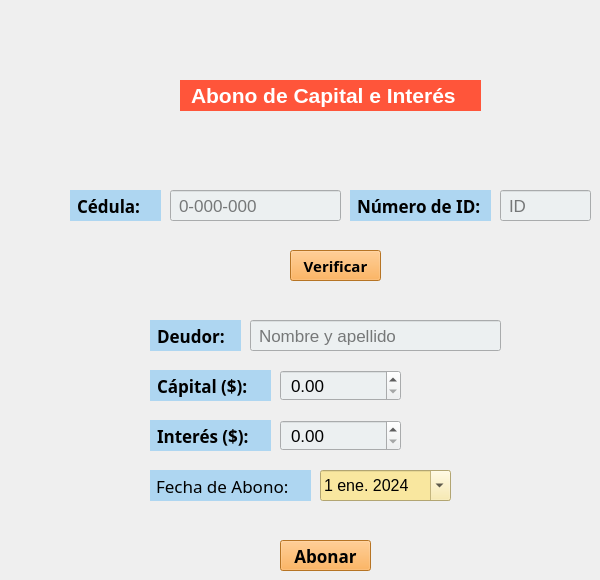
   <widget class="QWidget" name="tab_7">
    <attribute name="title">
     <string>Abonar</string>
    </attribute>
    <widget class="QLabel" name="label_21">
     <property name="geometry">
      <rect>
       <x>180</x>
       <y>80</y>
       <width>301</width>
       <height>31</height>
      </rect>
     </property>
     <property name="palette">
      <palette>
       <active>
        <colorrole role="WindowText">
         <brush brushstyle="SolidPattern">
          <color alpha="255">
           <red>255</red>
           <green>255</green>
           <blue>255</blue>
          </color>
         </brush>
        </colorrole>
        <colorrole role="Button">
         <brush brushstyle="SolidPattern">
          <color alpha="255">
           <red>255</red>
           <green>85</green>
           <blue>58</blue>
          </color>
         </brush>
        </colorrole>
        <colorrole role="Text">
         <brush brushstyle="SolidPattern">
          <color alpha="255">
           <red>255</red>
           <green>255</green>
           <blue>255</blue>
          </color>
         </brush>
        </colorrole>
        <colorrole role="ButtonText">
         <brush brushstyle="SolidPattern">
          <color alpha="255">
           <red>255</red>
           <green>255</green>
           <blue>255</blue>
          </color>
         </brush>
        </colorrole>
        <colorrole role="Base">
         <brush brushstyle="SolidPattern">
          <color alpha="255">
           <red>255</red>
           <green>85</green>
           <blue>58</blue>
          </color>
         </brush>
        </colorrole>
        <colorrole role="Window">
         <brush brushstyle="SolidPattern">
          <color alpha="255">
           <red>255</red>
           <green>85</green>
           <blue>58</blue>
          </color>
         </brush>
        </colorrole>
        <colorrole role="PlaceholderText">
         <brush brushstyle="NoBrush">
          <color alpha="128">
           <red>255</red>
           <green>255</green>
           <blue>255</blue>
          </color>
         </brush>
        </colorrole>
       </active>
       <inactive>
        <colorrole role="WindowText">
         <brush brushstyle="SolidPattern">
          <color alpha="255">
           <red>255</red>
           <green>255</green>
           <blue>255</blue>
          </color>
         </brush>
        </colorrole>
        <colorrole role="Button">
         <brush brushstyle="SolidPattern">
          <color alpha="255">
           <red>255</red>
           <green>85</green>
           <blue>58</blue>
          </color>
         </brush>
        </colorrole>
        <colorrole role="Text">
         <brush brushstyle="SolidPattern">
          <color alpha="255">
           <red>255</red>
           <green>255</green>
           <blue>255</blue>
          </color>
         </brush>
        </colorrole>
        <colorrole role="ButtonText">
         <brush brushstyle="SolidPattern">
          <color alpha="255">
           <red>255</red>
           <green>255</green>
           <blue>255</blue>
          </color>
         </brush>
        </colorrole>
        <colorrole role="Base">
         <brush brushstyle="SolidPattern">
          <color alpha="255">
           <red>255</red>
           <green>85</green>
           <blue>58</blue>
          </color>
         </brush>
        </colorrole>
        <colorrole role="Window">
         <brush brushstyle="SolidPattern">
          <color alpha="255">
           <red>255</red>
           <green>85</green>
           <blue>58</blue>
          </color>
         </brush>
        </colorrole>
        <colorrole role="PlaceholderText">
         <brush brushstyle="NoBrush">
          <color alpha="128">
           <red>255</red>
           <green>255</green>
           <blue>255</blue>
          </color>
         </brush>
        </colorrole>
       </inactive>
       <disabled>
        <colorrole role="WindowText">
         <brush brushstyle="SolidPattern">
          <color alpha="255">
           <red>255</red>
           <green>255</green>
           <blue>255</blue>
          </color>
         </brush>
        </colorrole>
        <colorrole role="Button">
         <brush brushstyle="SolidPattern">
          <color alpha="255">
           <red>255</red>
           <green>85</green>
           <blue>58</blue>
          </color>
         </brush>
        </colorrole>
        <colorrole role="Text">
         <brush brushstyle="SolidPattern">
          <color alpha="255">
           <red>255</red>
           <green>255</green>
           <blue>255</blue>
          </color>
         </brush>
        </colorrole>
        <colorrole role="ButtonText">
         <brush brushstyle="SolidPattern">
          <color alpha="255">
           <red>255</red>
           <green>255</green>
           <blue>255</blue>
          </color>
         </brush>
        </colorrole>
        <colorrole role="Base">
         <brush brushstyle="SolidPattern">
          <color alpha="255">
           <red>255</red>
           <green>85</green>
           <blue>58</blue>
          </color>
         </brush>
        </colorrole>
        <colorrole role="Window">
         <brush brushstyle="SolidPattern">
          <color alpha="255">
           <red>255</red>
           <green>85</green>
           <blue>58</blue>
          </color>
         </brush>
        </colorrole>
        <colorrole role="PlaceholderText">
         <brush brushstyle="NoBrush">
          <color alpha="128">
           <red>255</red>
           <green>255</green>
           <blue>255</blue>
          </color>
         </brush>
        </colorrole>
       </disabled>
      </palette>
     </property>
     <property name="font">
      <font>
       <family>MS Shell Dlg 2</family>
       <pointsize>16</pointsize>
       <weight>75</weight>
       <bold>true</bold>
      </font>
     </property>
     <property name="styleSheet">
      <string notr="true">background-color: rgb(255, 85, 58); color: white; padding: 0 5px 0 5px</string>
     </property>
     <property name="lineWidth">
      <number>1</number>
     </property>
     <property name="text">
      <string>Abono de Capital e Interés</string>
     </property>
     <property name="margin">
      <number>0</number>
     </property>
     <property name="indent">
      <number>-1</number>
     </property>
    </widget>
    <widget class="QLabel" name="label_22">
     <property name="geometry">
      <rect>
       <x>70</x>
       <y>190</y>
       <width>91</width>
       <height>31</height>
      </rect>
     </property>
     <property name="font">
      <font>
       <family>Arial Black</family>
       <pointsize>13</pointsize>
       <weight>75</weight>
       <bold>true</bold>
      </font>
     </property>
     <property name="styleSheet">
      <string notr="true">background-color:rgb(174, 214, 241 ); padding:0 0 0 2px;</string>
     </property>
     <property name="text">
      <string>Cédula:</string>
     </property>
    </widget>
    <widget class="QLineEdit" name="lineEditIdTab4">
     <property name="geometry">
      <rect>
       <x>170</x>
       <y>190</y>
       <width>171</width>
       <height>31</height>
      </rect>
     </property>
     <property name="font">
      <font>
       <pointsize>13</pointsize>
      </font>
     </property>
     <property name="styleSheet">
      <string notr="true">background-color:rgb(236, 240, 241);
padding-left:6px;</string>
     </property>
     <property name="placeholderText">
      <string>0-000-000</string>
     </property>
    </widget>
    <widget class="QLabel" name="label_23">
     <property name="geometry">
      <rect>
       <x>150</x>
       <y>370</y>
       <width>121</width>
       <height>31</height>
      </rect>
     </property>
     <property name="font">
      <font>
       <family>Arial Black</family>
       <pointsize>13</pointsize>
       <weight>75</weight>
       <bold>true</bold>
      </font>
     </property>
     <property name="styleSheet">
      <string notr="true">background-color:rgb(174, 214, 241 ); padding:0 0 0 2px;</string>
     </property>
     <property name="text">
      <string>Cápital ($):</string>
     </property>
    </widget>
    <widget class="QDoubleSpinBox" name="doubleSpinBoxTab4">
     <property name="geometry">
      <rect>
       <x>280</x>
       <y>370</y>
       <width>121</width>
       <height>31</height>
      </rect>
     </property>
     <property name="font">
      <font>
       <pointsize>13</pointsize>
      </font>
     </property>
     <property name="styleSheet">
      <string notr="true">background-color:rgb(236, 240, 241);
padding-left:6px;</string>
     </property>
     <property name="maximum">
      <double>9999000.000000000000000</double>
     </property>
     <property name="stepType">
      <enum>QAbstractSpinBox::DefaultStepType</enum>
     </property>
    </widget>
    <widget class="QLabel" name="label_24">
     <property name="geometry">
      <rect>
       <x>150</x>
       <y>420</y>
       <width>121</width>
       <height>31</height>
      </rect>
     </property>
     <property name="font">
      <font>
       <family>Arial Black</family>
       <pointsize>13</pointsize>
       <weight>75</weight>
       <bold>true</bold>
      </font>
     </property>
     <property name="styleSheet">
      <string notr="true">background-color:rgb(174, 214, 241 ); padding:0 0 0 2px;</string>
     </property>
     <property name="text">
      <string>Interés ($):</string>
     </property>
    </widget>
    <widget class="QDoubleSpinBox" name="doubleSpinBoxTab4_2">
     <property name="geometry">
      <rect>
       <x>280</x>
       <y>420</y>
       <width>121</width>
       <height>31</height>
      </rect>
     </property>
     <property name="font">
      <font>
       <pointsize>13</pointsize>
      </font>
     </property>
     <property name="styleSheet">
      <string notr="true">background-color:rgb(236, 240, 241);
padding-left:6px;</string>
     </property>
     <property name="maximum">
      <double>9999000.000000000000000</double>
     </property>
     <property name="stepType">
      <enum>QAbstractSpinBox::DefaultStepType</enum>
     </property>
    </widget>
    <widget class="QPushButton" name="pushButtonSearchTab4">
     <property name="geometry">
      <rect>
       <x>290</x>
       <y>250</y>
       <width>91</width>
       <height>31</height>
      </rect>
     </property>
     <property name="font">
      <font>
       <family>Arial Black</family>
       <pointsize>11</pointsize>
       <weight>75</weight>
       <bold>true</bold>
      </font>
     </property>
     <property name="styleSheet">
      <string notr="true">background-color: rgb(255, 162, 51);</string>
     </property>
     <property name="text">
      <string>Verificar</string>
     </property>
    </widget>
    <widget class="QLabel" name="label_25">
     <property name="geometry">
      <rect>
       <x>150</x>
       <y>320</y>
       <width>91</width>
       <height>31</height>
      </rect>
     </property>
     <property name="font">
      <font>
       <family>Arial Black</family>
       <pointsize>13</pointsize>
       <weight>75</weight>
       <bold>true</bold>
      </font>
     </property>
     <property name="styleSheet">
      <string notr="true">background-color:rgb(174, 214, 241 ); padding:0 0 0 2px;</string>
     </property>
     <property name="text">
      <string>Deudor:</string>
     </property>
    </widget>
    <widget class="QLineEdit" name="lineEditNameLastNameTab4">
     <property name="geometry">
      <rect>
       <x>250</x>
       <y>320</y>
       <width>251</width>
       <height>31</height>
      </rect>
     </property>
     <property name="font">
      <font>
       <pointsize>13</pointsize>
      </font>
     </property>
     <property name="styleSheet">
      <string notr="true">background-color:rgb(236, 240, 241);
padding-left:6px;</string>
     </property>
     <property name="text">
      <string/>
     </property>
     <property name="placeholderText">
      <string>Nombre y apellido</string>
     </property>
    </widget>
    <widget class="QPushButton" name="pushButtonTab4">
     <property name="geometry">
      <rect>
       <x>280</x>
       <y>540</y>
       <width>91</width>
       <height>31</height>
      </rect>
     </property>
     <property name="font">
      <font>
       <family>Arial Black</family>
       <pointsize>13</pointsize>
       <weight>75</weight>
       <bold>true</bold>
      </font>
     </property>
     <property name="styleSheet">
      <string notr="true">background-color: rgb(255, 162, 51); </string>
     </property>
     <property name="text">
      <string>Abonar</string>
     </property>
    </widget>
    <widget class="QLabel" name="label_26">
     <property name="geometry">
      <rect>
       <x>150</x>
       <y>470</y>
       <width>161</width>
       <height>31</height>
      </rect>
     </property>
     <property name="font">
      <font>
       <family>Arial Black</family>
       <pointsize>13</pointsize>
      </font>
     </property>
     <property name="styleSheet">
      <string notr="true">background-color:rgb(174, 214, 241 ); padding:0 0 0 2px;</string>
     </property>
     <property name="text">
      <string>Fecha de Abono:</string>
     </property>
    </widget>
    <widget class="QDateEdit" name="dateEditTab4">
     <property name="geometry">
      <rect>
       <x>320</x>
       <y>470</y>
       <width>131</width>
       <height>31</height>
      </rect>
     </property>
     <property name="font">
      <font>
       <family>MS Shell Dlg 2</family>
       <pointsize>12</pointsize>
       <weight>50</weight>
       <bold>false</bold>
       <kerning>true</kerning>
      </font>
     </property>
     <property name="contextMenuPolicy">
      <enum>Qt::DefaultContextMenu</enum>
     </property>
     <property name="styleSheet">
      <string notr="true">background-color:rgb(249, 231, 159)</string>
     </property>
     <property name="locale">
      <locale language="Spanish" country="UnitedStates"/>
     </property>
     <property name="calendarPopup">
      <bool>true</bool>
     </property>
     <property name="timeSpec">
      <enum>Qt::UTC</enum>
     </property>
     <property name="date">
      <date>
       <year>2024</year>
       <month>1</month>
       <day>1</day>
      </date>
     </property>
    </widget>
    <widget class="QLabel" name="label_30">
     <property name="geometry">
      <rect>
       <x>350</x>
       <y>190</y>
       <width>141</width>
       <height>31</height>
      </rect>
     </property>
     <property name="font">
      <font>
       <family>Arial Black</family>
       <pointsize>13</pointsize>
       <weight>75</weight>
       <bold>true</bold>
      </font>
     </property>
     <property name="styleSheet">
      <string notr="true">background-color:rgb(174, 214, 241 ); padding:0 0 0 2px;</string>
     </property>
     <property name="text">
      <string>Número de ID:</string>
     </property>
    </widget>
    <widget class="QLineEdit" name="lineEditIdTab4_2">
     <property name="geometry">
      <rect>
       <x>500</x>
       <y>190</y>
       <width>91</width>
       <height>31</height>
      </rect>
     </property>
     <property name="font">
      <font>
       <pointsize>13</pointsize>
      </font>
     </property>
     <property name="styleSheet">
      <string notr="true">background-color:rgb(236, 240, 241);
padding-left:6px;</string>
     </property>
     <property name="alignment">
      <set>Qt::AlignJustify|Qt::AlignVCenter</set>
     </property>
     <property name="placeholderText">
      <string>ID</string>
     </property>
    </widget>
   </widget>
